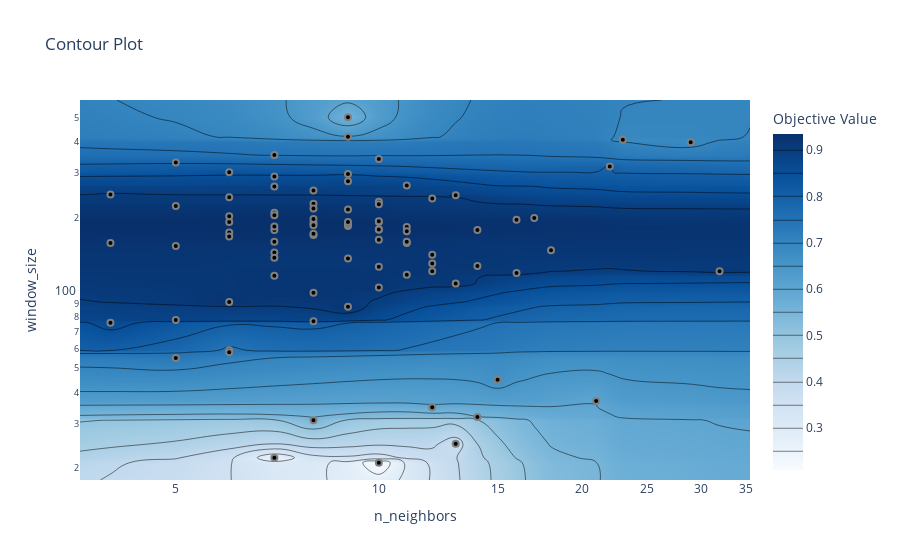

The notebook cell this image was saved under:
### Code cell
plot_contour(study)

### Figure 1 — Plotly figure (JSON) as saved in the notebook; plotly's stock layout.template omitted (floating-point values rounded to 4 significant figures; data arrays with more than 128 entries replaced by an {"elided": "..."} marker saying what was removed)
{"data": [{"colorbar": {"title": {"text": "Objective Value"}}, "colorscale": [[0, "rgb(247,251,255)"], [0.125, "rgb(222,235,247)"], [0.25, "rgb(198,219,239)"], [0.375, "rgb(158,202,225)"], [0.5, "rgb(107,174,214)"], [0.625, "rgb(66,146,198)"], [0.75, "rgb(33,113,181)"], [0.875, "rgb(8,81,156)"], [1, "rgb(8,48,107)"]], "connectgaps": true, "contours": {"coloring": "heatmap"}, "hoverinfo": "none", "line": {"smoothing": 1.3}, "reversescale": false, "type": "contour", "x": [3.605, 4, 5, 6, 7, 8, 9, 10, 11, 12, 13, 14, 15, 16, 17, 18, 21, 22, 23, 29, 32, 35.51], "y": [17.92, 21, 22, 25, 31, 32, 35, 37, 45, 55, 58, 59, 76, 77, 78, 88, 92, 100, 105, 109, 117, 118, 120, 122, 127, 128, 131, 137, 138, 142, 145, 148, 154, 158, 160, 163, 168, 170, 172, 174, 176, 178, 179, 183, 184, 185, 186, 188, 190, 192, 193, 196, 197, 199, 202, 204, 209, 215, 217, 222, 226, 227, 231, 238, 241, 245, 247, 256, 266, 268, 279, 291, 298, 303, 319, 331, 342, 355, 399, 408, 420, 502, 588.3], "z": {"elided": "83x22 float values"}}, {"marker": {"color": "black", "line": {"color": "Grey", "width": 2}}, "mode": "markers", "showlegend": false, "type": "scatter", "x": [16, 23, 7, 4, 12, 8, 21, 14, 14, 4, 4, 32, 7, 6, 5, 9, 5, 6, 10, 6, 7, 7, 8, 5, 6, 10, 7, 8, 5, 11, 12, 9, 17, 11, 9, 9, 13, 16, 7, 11, 18, 6, 7, 8, 10, 8, 9, 12, 8, 29, 7, 8, 6, 10, 14, 13, 10, 8, 6, 11, 9, 7, 10, 9, 10, 8, 12, 9, 5, 6, 11, 7, 8, 7, 13, 9, 10, 9, 15, 12, 10, 11, 8, 9, 10, 10, 22, 6, 7], "y": [120, 408, 22, 158, 35, 31, 37, 128, 32, 247, 76, 122, 209, 241, 222, 502, 78, 174, 342, 59, 178, 184, 170, 331, 92, 163, 291, 100, 55, 183, 131, 185, 199, 268, 420, 137, 109, 196, 355, 158, 148, 192, 266, 190, 21, 227, 298, 122, 197, 399, 145, 217, 202, 179, 178, 245, 105, 77, 303, 118, 88, 160, 179, 188, 231, 256, 142, 215, 154, 58, 176, 204, 172, 138, 25, 188, 192, 279, 45, 238, 127, 160, 186, 192, 193, 226, 319, 168, 117]}], "layout": {"title": {"text": "Contour Plot"}, "xaxis": {"range": [0.5569, 1.55], "title": {"text": "n_neighbors"}, "type": "log"}, "yaxis": {"range": [1.253, 2.77], "title": {"text": "window_size"}, "type": "log"}}}
